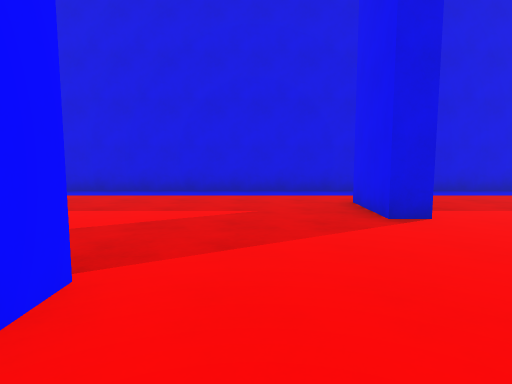
[1] (above)

16 first-person views from a walk through a scene from a Unity 3-D project. The camera is 1.5 m above the floor, tilts 6° down and sees 75° across. The floor is counted in squares, 2 m on a side. Each view is taken from the middle of a square. On the plan, view 1 faces up. The plan holds only what a view shows up to about 11 squares ahead; the rest is blank. The place goes on beyond the plan. The player is left out.

[2]
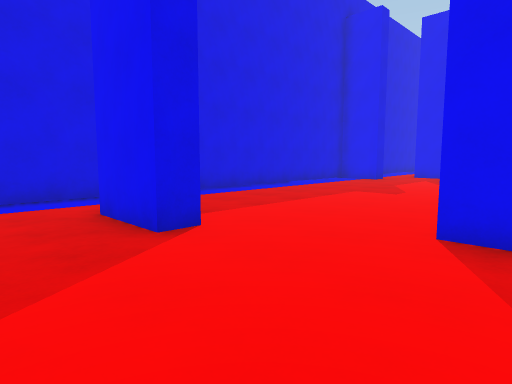

[3]
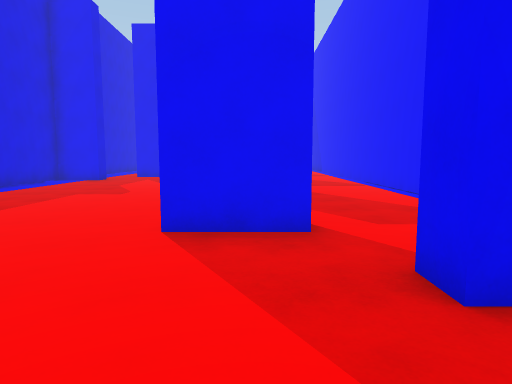

[4]
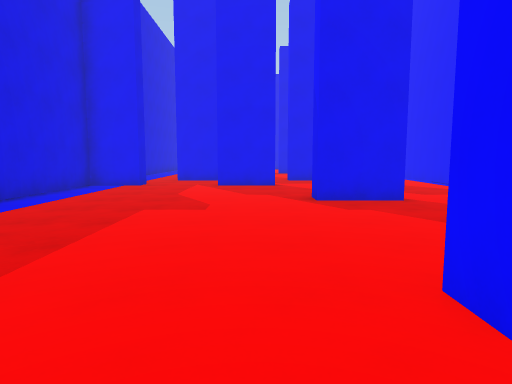

[5]
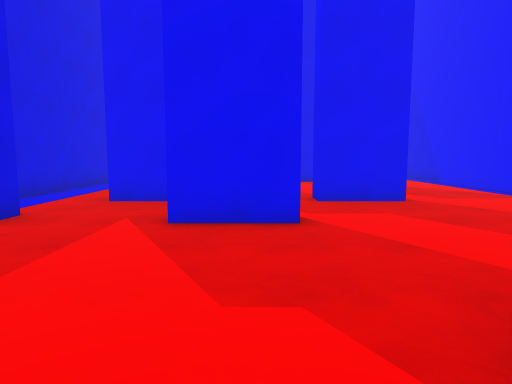

[6]
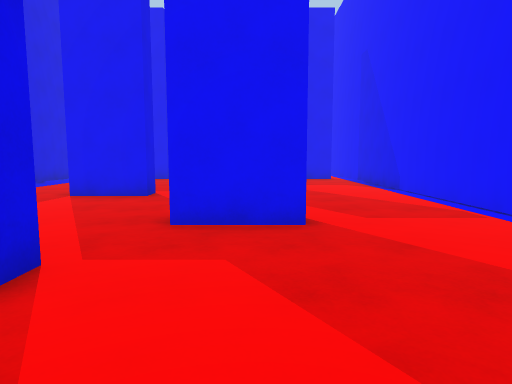

[7]
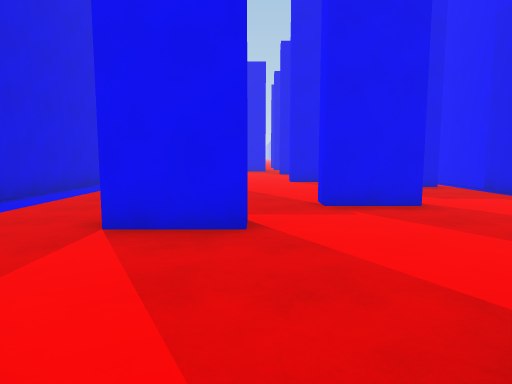

[8]
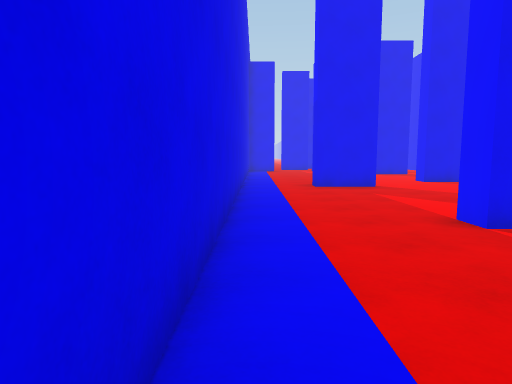

[9]
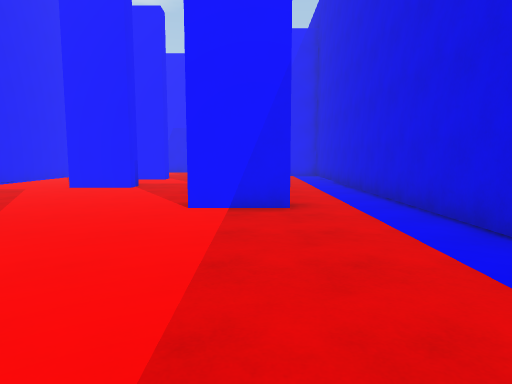

[10]
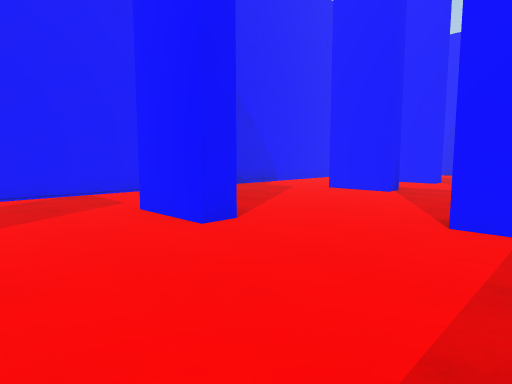

[11]
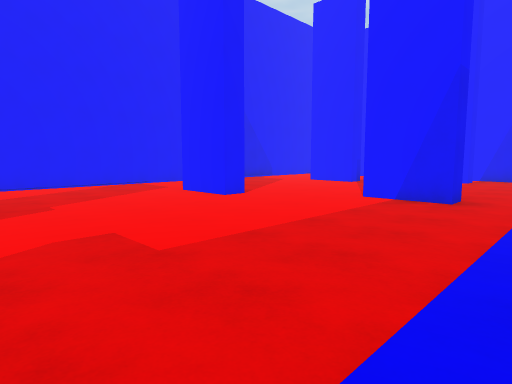

[12]
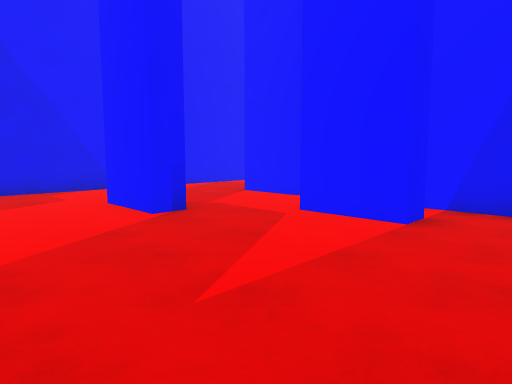

[13]
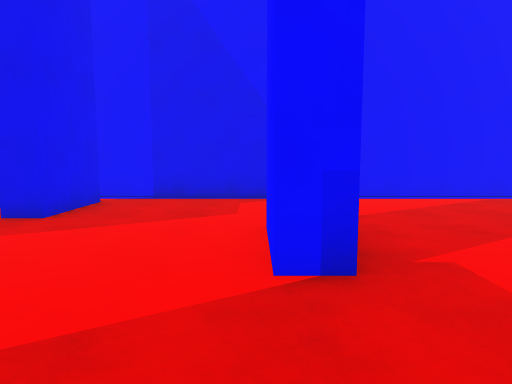

[14]
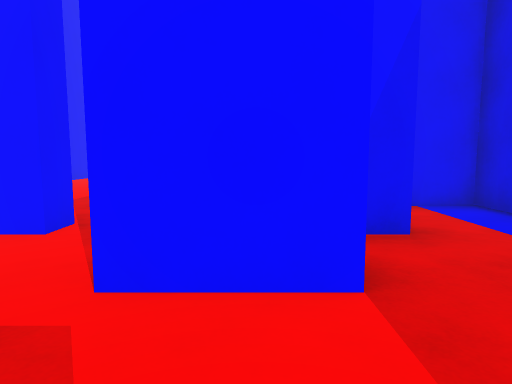

[15]
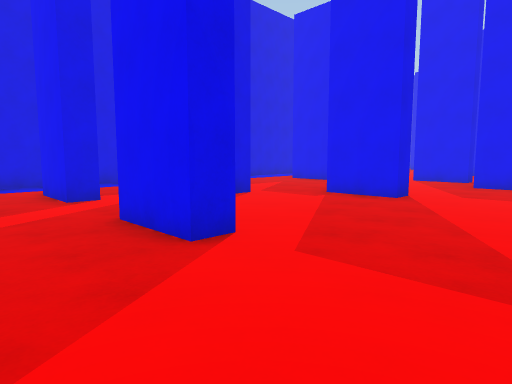

[16]
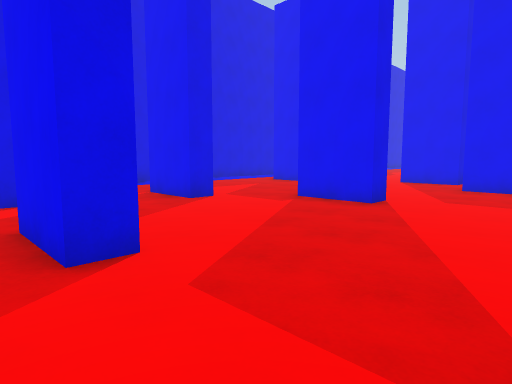

### Floor plan
Points are (right, up) in squares from view 1. A wall is a line through its corners. A room is listed if a view was taken in it or the views show most of it. See-through windows are left out.
Room 1 (views 1, 2, 3, 4, 5, 6, 7, 8, 9, 10, 11, 12, 13, 14, 15, 16)
walls: (7.7, 0.4) (7.7, 2) (8.2, 2); (11.4, 2.5) (10.7, 2.5) (10.7, 4); (3.3, 0.4) (3.3, 2) (3.8, 2) (3.8, 0.4); (11.4, 6) (10.7, 6) (10.7, 7.3) (-5.5, 7.3); (13.2, 0.4) (12.6, 0.4) (12.6, 2) (13.2, 2); (13.2, 4) (12.6, 4) (12.6, 5.5); (2.1, 4) (1.6, 4) (1.6, 5.5) (2.1, 5.5) (2.1, 4); (1.6, -1.6) (1.6, -0.1) (2.2, -0.1); (16, 3.1) (15.4, 3.1) (15.4, 4.6) (16, 4.6); (17.6, 0.4) (17.1, 0.4) (17.1, 2) (17.6, 2); (-1.8, 2) (-1.1, 2) (-1.1, 0.4); (-3.4, 4.6) (-2.8, 4.6) (-2.8, 3); (20.3, 3.9) (20.3, 5.5); (-4.2, 5.6) (-4.2, 4.2); (-4.8, 2) (-4.2, 2) (-4.2, 0.4); (20.3, -1.6) (20.3, 0); (20.4, 7.3) (12.1, 7.3); (22, 0.4) (22, 2) (22.5, 2); (-5.5, -2.2) (20.6, -2.2)
ways out: opening at (20, -2); opening at (20, 6.5); opening at (21, -0.5); opening at (21.5, 4.5); gap at (-4, 4)

Positions as (right, up) in squares from view 1, and headings:
1: (0, 0), facing up
2: (0, 1), facing up-right
3: (0, 1), facing right
4: (2, 3), facing right
5: (7, 3), facing right
6: (9, 1), facing right
7: (12, 3), facing right
8: (12, 7), facing right
9: (7, 5), facing left
10: (6, 5), facing down-left
11: (8, 7), facing down-left
12: (1, 6), facing down-left
13: (-1, 4), facing down
14: (-1, 4), facing left
15: (11, -2), facing up-right
16: (12, -2), facing up-right
